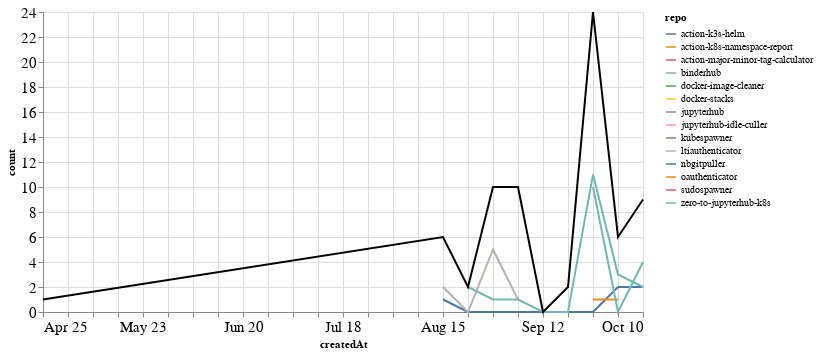

Notebook source saved alongside this figure:
### Markdown cell above
### PRs

### Code cell
prs_time = prs.groupby('repo').resample('W', on='createdAt').count()['author'].reset_index()
prs_time = prs_time.rename(columns={'author': 'count'})
prs_time_total = prs_time.groupby('createdAt').agg({"count": "sum"}).reset_index()

ch1 = alt.Chart(prs_time, width=600).mark_line().encode(
    x='createdAt',
    y='count',
    color='repo',
    tooltip="repo"
)

ch2 = alt.Chart(prs_time_total, width=600).mark_line(color="black").encode(
    x='createdAt',
    y='count',
)

ch1 + ch2

### Figure 1 — Vega-Lite specification as saved in the notebook (floating-point values rounded to 4 significant figures)
{"config": {"axisLeft": {"labelFontSize": 15}, "axisBottom": {"labelFontSize": 15}}, "layer": [{"data": {"name": "data-ceec17974bf55861f495b1ad5337d127"}, "mark": "line", "encoding": {"color": {"type": "nominal", "field": "repo"}, "tooltip": {"type": "nominal", "field": "repo"}, "x": {"type": "temporal", "field": "createdAt"}, "y": {"type": "quantitative", "field": "count"}}, "width": 600}, {"data": {"name": "data-5034fde2ada89bfcdd35f8ac402df036"}, "mark": {"type": "line", "color": "black"}, "encoding": {"x": {"type": "temporal", "field": "createdAt"}, "y": {"type": "quantitative", "field": "count"}}, "width": 600}], "$schema": "https://vega.github.io/schema/vega-lite/v4.8.1.json", "datasets": {"data-ceec17974bf55861f495b1ad5337d127": [{"repo": "action-k3s-helm", "createdAt": "2021-08-15T00:00:00", "count": 1}, {"repo": "action-k3s-helm", "createdAt": "2021-08-22T00:00:00", "count": 0}, {"repo": "action-k3s-helm", "createdAt": "2021-08-29T00:00:00", "count": 0}, {"repo": "action-k3s-helm", "createdAt": "2021-09-05T00:00:00", "count": 0}, {"repo": "action-k3s-helm", "createdAt": "2021-09-12T00:00:00", "count": 0}, {"repo": "action-k3s-helm", "createdAt": "2021-09-19T00:00:00", "count": 0}, {"repo": "action-k3s-helm", "createdAt": "2021-09-26T00:00:00", "count": 0}, {"repo": "action-k3s-helm", "createdAt": "2021-10-03T00:00:00", "count": 2}, {"repo": "action-k3s-helm", "createdAt": "2021-10-10T00:00:00", "count": 2}, {"repo": "action-k8s-namespace-report", "createdAt": "2021-09-26T00:00:00", "count": 1}, {"repo": "action-k8s-namespace-report", "createdAt": "2021-10-03T00:00:00", "count": 1}, {"repo": "action-major-minor-tag-calculator", "createdAt": "2021-09-26T00:00:00", "count": 1}, {"repo": "binderhub", "createdAt": "2021-09-26T00:00:00", "count": 10}, {"repo": "binderhub", "createdAt": "2021-10-03T00:00:00", "count": 0}, {"repo": "binderhub", "createdAt": "2021-10-10T00:00:00", "count": 4}, {"repo": "docker-image-cleaner", "createdAt": "2021-09-19T00:00:00", "count": 2}, {"repo": "docker-stacks", "createdAt": "2021-08-15T00:00:00", "count": 2}, {"repo": "jupyterhub", "createdAt": "2021-08-29T00:00:00", "count": 4}, {"repo": "jupyterhub-idle-culler", "createdAt": "2021-09-26T00:00:00", "count": 1}, {"repo": "kubespawner", "createdAt": "2021-10-10T00:00:00", "count": 1}, {"repo": "ltiauthenticator", "createdAt": "2021-08-15T00:00:00", "count": 2}, {"repo": "ltiauthenticator", "createdAt": "2021-08-22T00:00:00", "count": 0}, {"repo": "ltiauthenticator", "createdAt": "2021-08-29T00:00:00", "count": 5}, {"repo": "ltiauthenticator", "createdAt": "2021-09-05T00:00:00", "count": 1}, {"repo": "nbgitpuller", "createdAt": "2021-09-05T00:00:00", "count": 8}, {"repo": "oauthenticator", "createdAt": "2021-08-15T00:00:00", "count": 1}, {"repo": "sudospawner", "createdAt": "2021-04-25T00:00:00", "count": 1}, {"repo": "zero-to-jupyterhub-k8s", "createdAt": "2021-08-22T00:00:00", "count": 2}, {"repo": "zero-to-jupyterhub-k8s", "createdAt": "2021-08-29T00:00:00", "count": 1}, {"repo": "zero-to-jupyterhub-k8s", "createdAt": "2021-09-05T00:00:00", "count": 1}, {"repo": "zero-to-jupyterhub-k8s", "createdAt": "2021-09-12T00:00:00", "count": 0}, {"repo": "zero-to-jupyterhub-k8s", "createdAt": "2021-09-19T00:00:00", "count": 0}, {"repo": "zero-to-jupyterhub-k8s", "createdAt": "2021-09-26T00:00:00", "count": 11}, {"repo": "zero-to-jupyterhub-k8s", "createdAt": "2021-10-03T00:00:00", "count": 3}, {"repo": "zero-to-jupyterhub-k8s", "createdAt": "2021-10-10T00:00:00", "count": 2}], "data-5034fde2ada89bfcdd35f8ac402df036": [{"createdAt": "2021-04-25T00:00:00", "count": 1}, {"createdAt": "2021-08-15T00:00:00", "count": 6}, {"createdAt": "2021-08-22T00:00:00", "count": 2}, {"createdAt": "2021-08-29T00:00:00", "count": 10}, {"createdAt": "2021-09-05T00:00:00", "count": 10}, {"createdAt": "2021-09-12T00:00:00", "count": 0}, {"createdAt": "2021-09-19T00:00:00", "count": 2}, {"createdAt": "2021-09-26T00:00:00", "count": 24}, {"createdAt": "2021-10-03T00:00:00", "count": 6}, {"createdAt": "2021-10-10T00:00:00", "count": 9}]}}
